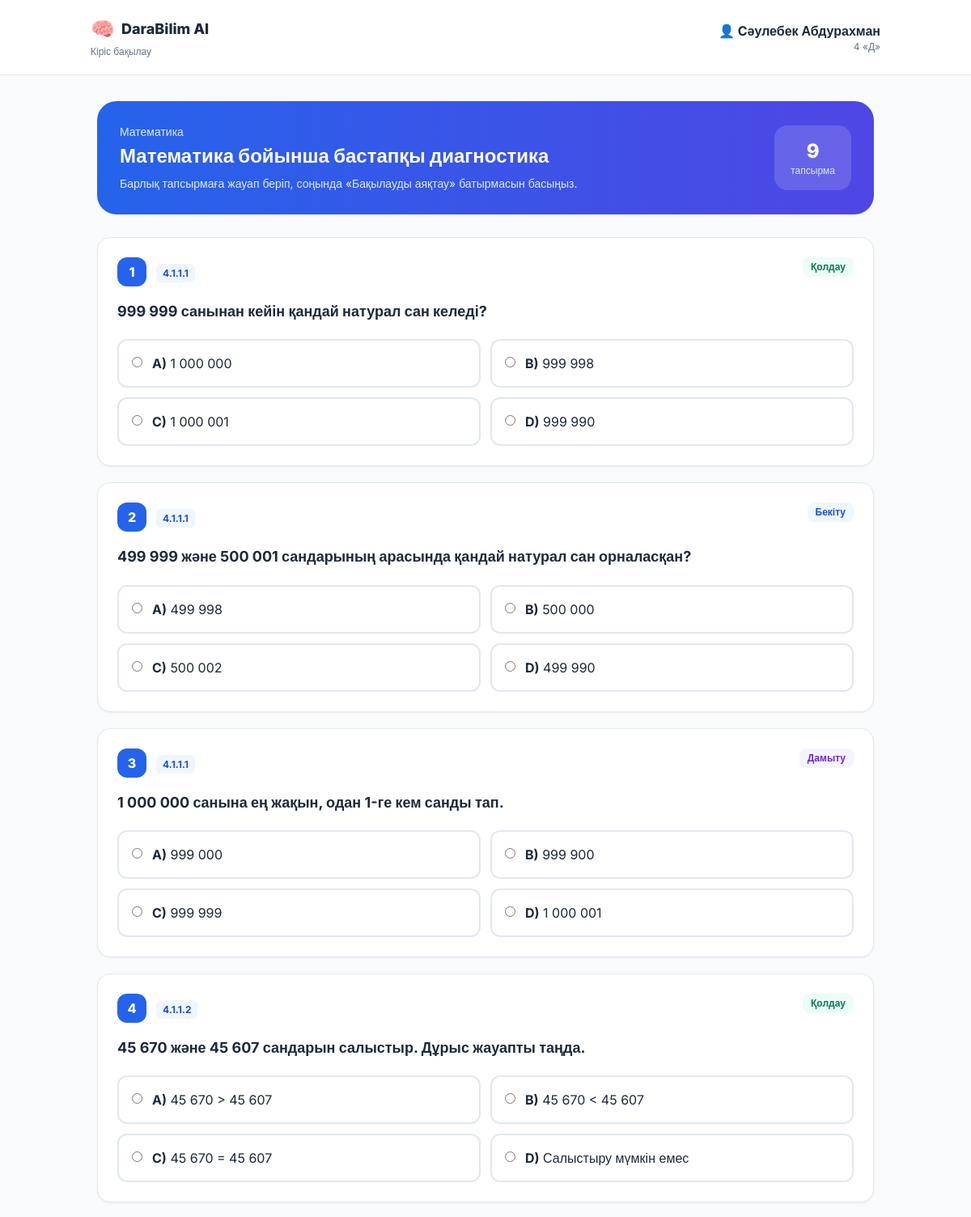
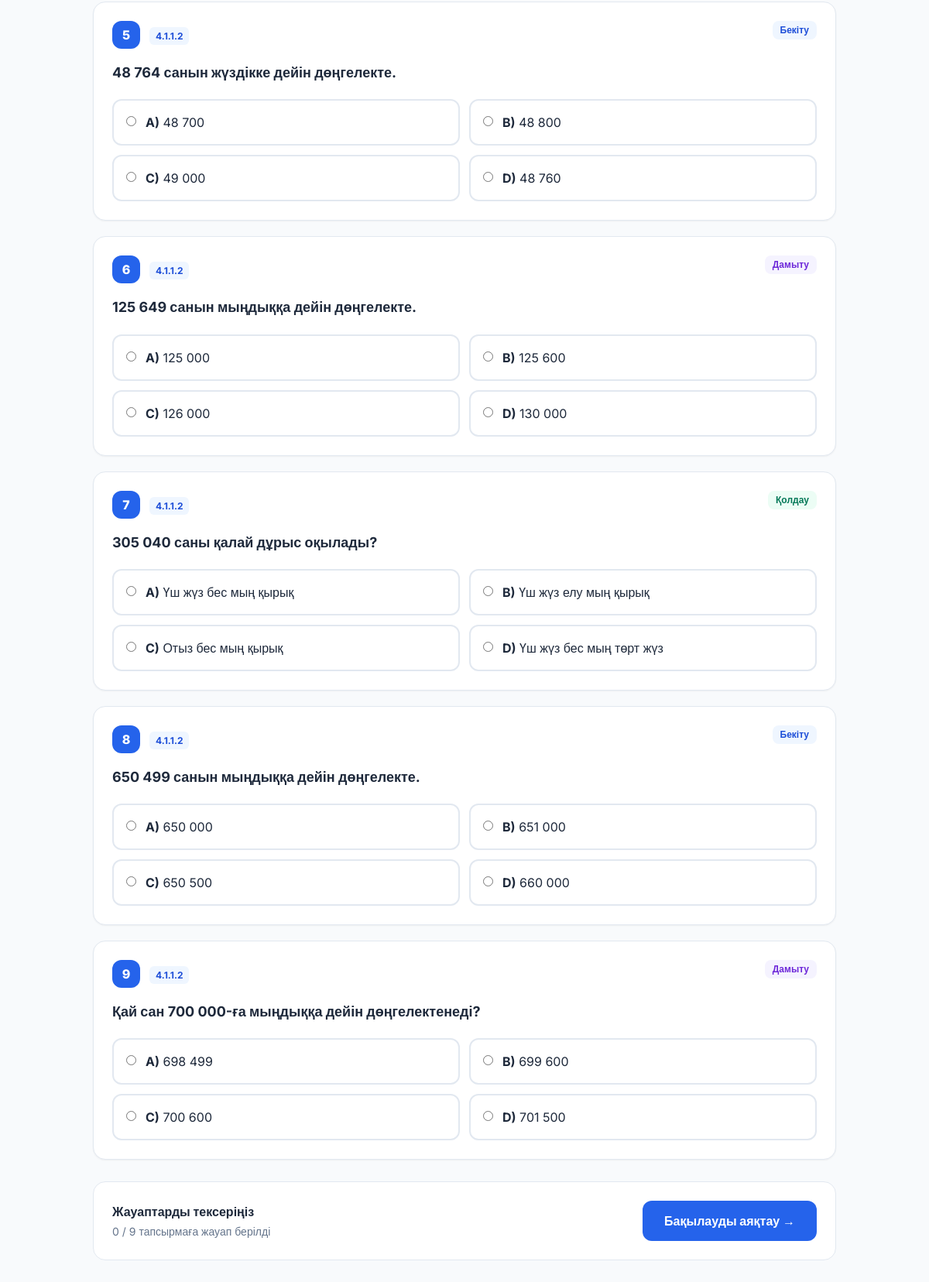
The page /diagnostic-attempts/19 (signed in) on the database its author committed (2 pictures, top to bottom).
### tables this page shows
CREATE TABLE students (
    id INTEGER PRIMARY KEY AUTOINCREMENT,
    full_name TEXT NOT NULL,
    class_name TEXT NOT NULL DEFAULT '4 Д',
    parent_name TEXT,
    parent_phone TEXT,
    telegram TEXT,
    created_at TIMESTAMP DEFAULT CURRENT_TIMESTAMP
);

CREATE TABLE diagnostics (
    id INTEGER PRIMARY KEY AUTOINCREMENT,
    title TEXT NOT NULL,
    class_name TEXT NOT NULL DEFAULT '4 «Д»',
    subject TEXT NOT NULL,
    learning_objective TEXT,
    question_count INTEGER DEFAULT 10,
    status TEXT DEFAULT 'draft',
    created_at TIMESTAMP DEFAULT CURRENT_TIMESTAMP
, diagnostic_type
        TEXT DEFAULT 'entry', academic_year TEXT);

CREATE TABLE diagnostic_questions (

    id INTEGER PRIMARY KEY AUTOINCREMENT,

    diagnostic_id INTEGER NOT NULL,

    learning_objective_id INTEGER NOT NULL,

    level TEXT NOT NULL DEFAULT 'Бекіту',

    question_type TEXT NOT NULL DEFAULT 'multiple_choice',

    question_text TEXT NOT NULL,

    option_a TEXT,
    option_b TEXT,
    option_c TEXT,
    option_d TEXT,

    correct_answer TEXT NOT NULL,

    explanation TEXT,

    points INTEGER NOT NULL DEFAULT 1,

    question_order INTEGER NOT NULL DEFAULT 1,

    created_at TIMESTAMP DEFAULT CURRENT_TIMESTAMP,

    FOREIGN KEY (diagnostic_id)
        REFERENCES diagnostics(id),

    FOREIGN KEY (learning_objective_id)
        REFERENCES learning_objectives(id)
);

CREATE TABLE learning_objectives (

    id INTEGER PRIMARY KEY AUTOINCREMENT,

    class_name TEXT NOT NULL DEFAULT '4 «Д»',

    subject TEXT NOT NULL,

    section TEXT,

    lesson_topic TEXT,

    objective_code TEXT,

    objective_text TEXT NOT NULL,

    source_material_id INTEGER,

    created_at TIMESTAMP DEFAULT CURRENT_TIMESTAMP,

    FOREIGN KEY (source_material_id)
        REFERENCES materials(id)
);

### app.py (the view)
@app.route(
    "/diagnostic-attempts/<int:attempt_id>"
)
def take_diagnostic(attempt_id):
    if not logged_in():
        return redirect(url_for("login"))
    conn = get_db()
    attempt = conn.execute(
        """
        SELECT
            a.*,
            d.title,
            d.subject,
            s.full_name,
            s.class_name
        FROM diagnostic_attempts a
        JOIN diagnostics d
            ON d.id = a.diagnostic_id
        JOIN students s
            ON s.id = a.student_id
        WHERE a.id = ?
        """,
        (attempt_id,)
    ).fetchone()
    if attempt is None:
        conn.close()
        return "Бақылау әрекеті табылмады", 404
    questions = conn.execute(
        """
        SELECT
            q.*,
            lo.objective_code
        FROM diagnostic_questions q
        JOIN learning_objectives lo
            ON lo.id = q.learning_objective_id
        WHERE q.diagnostic_id = ?
        ORDER BY q.question_order, q.id
        """,
        (attempt["diagnostic_id"],)
    ).fetchall()
    conn.close()
    return render_template(
        "take_diagnostic.html",
        attempt=attempt,
        questions=questions
    )

### app.py (called while the page is built)
def get_db():
    conn = sqlite3.connect(DB_PATH)
    conn.row_factory = sqlite3.Row
    return conn

def logged_in():
    return "user" in session

def get_student_portal_token():
    conn = get_db()
    portal = conn.execute(
        """
        SELECT portal_token

        FROM student_portal_links

        WHERE is_active = 1

        ORDER BY id DESC
        LIMIT 1
        """
    ).fetchone()
    if portal is None:
        import secrets
        token = secrets.token_urlsafe(24)
        conn.execute(
            """
            INSERT INTO student_portal_links (
                portal_token,
                is_active
            )
            VALUES (?, 1)
            """,
            (token,)
        )
        conn.commit()
    else:
        token = portal["portal_token"]
    conn.close()
    return token

@app.context_processor
def inject_student_portal_link():
    try:
        token = (
            get_student_portal_token()
        )
        return {
            "student_portal_token":
                token
        }
    except Exception:
        return {
            "student_portal_token":
                None
        }

### templates/take_diagnostic.html (shortened to what this page needs)
<!DOCTYPE html>
<html lang="kk">
<head>
    <script src="https://cdn.tailwindcss.com"></script>
</head>
<body class="text-slate-800">
<header class="bg-white border-b sticky top-0 z-20">
    <div class="max-w-5xl mx-auto px-6 py-5
                flex items-center justify-between">
        <div>
            <div class="flex items-center gap-2">
                <span class="text-2xl">🧠</span>
                <h1 class="font-extrabold text-lg">
                    DaraBilim AI
                </h1>
            </div>
            <p class="text-xs text-slate-500 mt-1">
                Кіріс бақылау
            </p>
        </div>
        <div class="text-right">
            <p class="font-bold">
                👤 {{ attempt.full_name }}
            </p>
            <p class="text-xs text-slate-500">
                {{ attempt.class_name }}
            </p>
        </div>
    </div>
</header>
<main class="max-w-5xl mx-auto p-6 md:p-8">
    <section class="bg-gradient-to-r
                    from-blue-600 to-indigo-600
                    text-white rounded-3xl p-7 mb-7">
        <div class="flex flex-col md:flex-row
                    md:items-center
                    md:justify-between gap-5">
            <div>
                <p class="text-sm text-blue-100">
                    {{ attempt.subject }}
                </p>
                <h2 class="text-2xl font-extrabold mt-1">
                    {{ attempt.title }}
                </h2>
                <p class="text-sm text-blue-100 mt-2">
                    Барлық тапсырмаға жауап беріп,
                    соңында «Бақылауды аяқтау» батырмасын басыңыз.
                </p>
            </div>
            <div class="bg-white/15
                        rounded-2xl px-5 py-4
                        text-center">
                <div class="text-2xl font-extrabold">
                    {{ questions|length }}
                </div>
                <div class="text-xs text-blue-100">
                    тапсырма
                </div>
            </div>
        </div>
    </section>
    {% if questions %}
    <form method="POST"
          action="{{ url_for(
              'submit_diagnostic_attempt',
              attempt_id=attempt.id
          ) }}"
          id="diagnosticForm">
        <div class="space-y-5">
            {% for q in questions %}
            <section class="bg-white
                            border border-slate-200
                            rounded-2xl p-6
                            shadow-sm">
                <div class="flex items-start
                            justify-between gap-4 mb-4">
                    <div class="flex items-center gap-3">
                        <div class="w-9 h-9
                                    bg-blue-600
                                    text-white
                                    rounded-xl
                                    flex items-center
                                    justify-center
                                    font-extrabold">
                            {{ loop.index }}
                        </div>
                        <div>
                            <span class="text-xs
                                         font-bold
                                         text-blue-700
                                         bg-blue-50
                                         px-2 py-1
                                         rounded-md">
                                {{ q.objective_code }}
                            </span>
                        </div>
                    </div>
                    {% if q.level == 'Қолдау' %}
                    <span class="text-xs font-bold
                                 text-emerald-700
                                 bg-emerald-50
                                 px-2.5 py-1 rounded-lg">
                        Қолдау
                    </span>
                    {% elif q.level == 'Бекіту' %}
                    <span class="text-xs font-bold
                                 text-blue-700
                                 bg-blue-50
                                 px-2.5 py-1 rounded-lg">
                        Бекіту
                    </span>
                    {% else %}
                    <span class="text-xs font-bold
                                 text-violet-700
                                 bg-violet-50
                                 px-2.5 py-1 rounded-lg">
                        Дамыту
                    </span>
                    {% endif %}
                </div>
                <h3 class="font-bold
                           text-lg leading-relaxed mb-5">
                    {{ q.question_text }}
                </h3>
                <div class="grid grid-cols-1
                            md:grid-cols-2 gap-3">
                    <label class="answer-option
                                  border-2 border-slate-200
                                  rounded-xl p-4
                                  cursor-pointer
                                  hover:border-blue-300
                                  transition">
                        <div class="flex items-start gap-3">
                            <input type="radio"
                                   name="question_{{ q.id }}"
                                   value="A"
                                   class="mt-1 accent-blue-600">
                            <div>
                                <strong>A)</strong>
                                {{ q.option_a }}
                            </div>
                        </div>
                    </label>
                    <label class="answer-option
                                  border-2 border-slate-200
                                  rounded-xl p-4
                                  cursor-pointer
                                  hover:border-blue-300
                                  transition">
                        <div class="flex items-start gap-3">
                            <input type="radio"
                                   name="question_{{ q.id }}"
                                   value="B"
                                   class="mt-1 accent-blue-600">
                            <div>
                                <strong>B)</strong>
                                {{ q.option_b }}
                            </div>
                        </div>
                    </label>
                    <label class="answer-option
                                  border-2 border-slate-200
                                  rounded-xl p-4
                                  cursor-pointer
                                  hover:border-blue-300
                                  transition">
                        <div class="flex items-start gap-3">
                            <input type="radio"
                                   name="question_{{ q.id }}"
                                   value="C"
                                   class="mt-1 accent-blue-600">
                            <div>
                                <strong>C)</strong>
                                {{ q.option_c }}
                            </div>
                        </div>
                    </label>
                    <label class="answer-option
                                  border-2 border-slate-200
                                  rounded-xl p-4
                                  cursor-pointer
                                  hover:border-blue-300
                                  transition">
                        <div class="flex items-start gap-3">
                            <input type="radio"
                                   name="question_{{ q.id }}"
                                   value="D"
                                   class="mt-1 accent-blue-600">
                            <div>
                                <strong>D)</strong>
                                {{ q.option_d }}
                            </div>
                        </div>
                    </label>
                </div>
            </section>
            {% endfor %}
        </div>
        <div class="bg-white
                    border border-slate-200
                    rounded-2xl p-6 mt-7
                    flex flex-col md:flex-row
                    md:items-center
                    md:justify-between gap-4">
            <div>
                <p class="font-bold">
                    Жауаптарды тексеріңіз
                </p>
                <p id="answerProgress"
                   class="text-sm text-slate-500 mt-1">
                    0 / {{ questions|length }} тапсырмаға жауап берілді
                </p>
            </div>
            <button type="submit"
                    class="bg-blue-600
                           hover:bg-blue-700
                           text-white
                           px-7 py-3.5
                           rounded-xl
                           font-bold">
                Бақылауды аяқтау →
            </button>
        </div>
    </form>
    {% endif %}
</main>
</body>
</html>

### templates/take_diagnostic.html (style rules this page uses)
body { font-family: 'Inter', sans-serif; background: #f8fafc; }

### rows shown on the page
students: full_name "Cәулебек Абдурахман", class_name "4 «Д»"
diagnostics: subject "Математика", title "Математика бойынша бастапқы диагностика"
diagnostic_questions: objective_code "4.1.1.1", level "Қолдау", question_text "999 999 санынан кейін қандай натурал сан келеді?", option_a "1 000 000", option_b "999 998", option_c "1 000 001", option_d "999 990"
diagnostic_questions: objective_code "4.1.1.1", level "Бекіту", question_text "499 999 және 500 001 сандарының арасында қандай натурал сан орналасқан?", option_a "499 998", option_b "500 000", option_c "500 002", option_d "499 990"
diagnostic_questions: objective_code "4.1.1.1", level "Дамыту", question_text "1 000 000 санына ең жақын, одан 1-ге кем санды тап.", option_a "999 000", option_b "999 900", option_c "999 999", option_d "1 000 001"
diagnostic_questions: objective_code "4.1.1.2", level "Қолдау", question_text "45 670 және 45 607 сандарын салыстыр. Дұрыс жауапты таңда.", option_a "45 670 > 45 607", option_b "45 670 < 45 607", option_c "45 670 = 45 607", option_d "Салыстыру мүмкін емес"
diagnostic_questions: objective_code "4.1.1.2", level "Бекіту", question_text "48 764 санын жүздікке дейін дөңгелекте.", option_a "48 700", option_b "48 800", option_c "49 000", option_d "48 760"
diagnostic_questions: objective_code "4.1.1.2", level "Дамыту", question_text "125 649 санын мыңдыққа дейін дөңгелекте.", option_a "125 000", option_b "125 600", option_c "126 000", option_d "130 000"
diagnostic_questions: objective_code "4.1.1.2", level "Қолдау", question_text "305 040 саны қалай дұрыс оқылады?", option_a "Үш жүз бес мың қырық", option_b "Үш жүз елу мың қырық", option_c "Отыз бес мың қырық", option_d "Үш жүз бес мың төрт жүз"
diagnostic_questions: objective_code "4.1.1.2", level "Бекіту", question_text "650 499 санын мыңдыққа дейін дөңгелекте.", option_a "650 000", option_b "651 000", option_c "650 500", option_d "660 000"
diagnostic_questions: objective_code "4.1.1.2", level "Дамыту", question_text "Қай сан 700 000-ға мыңдыққа дейін дөңгелектенеді?", option_a "698 499", option_b "699 600", option_c "700 600", option_d "701 500"

### other values the page prints
{{ questions|length }} "9"
